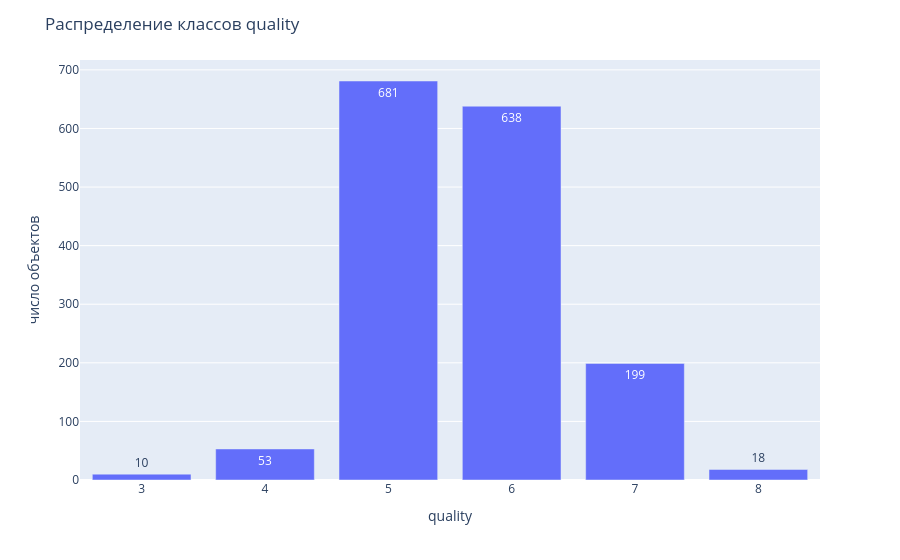
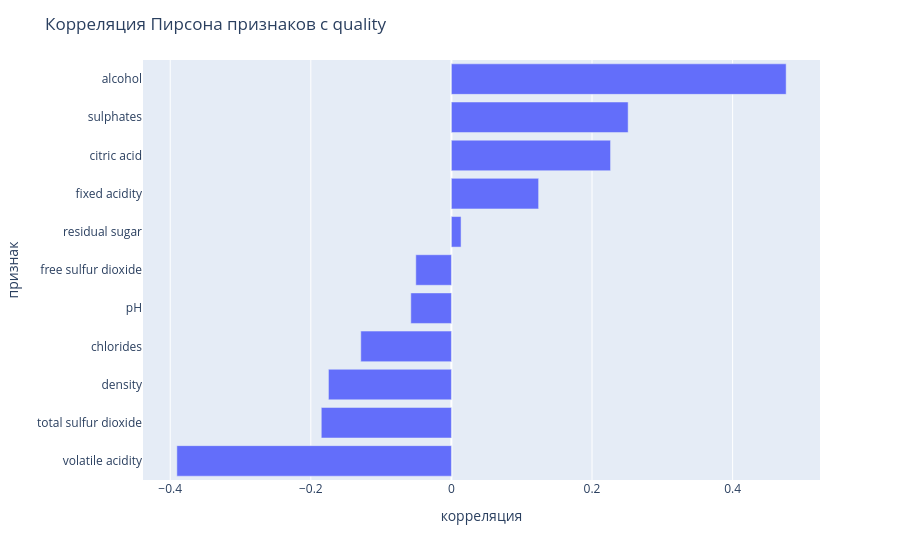

The notebook cell saved with these charts, in order:
### Markdown cell above
## 1.1 Набор данных

UCI Wine Quality (красное вино): 1599 объектов, 11 числовых признаков, категориальных нет. Полный EDA сделан в ml-2 ЛР1, здесь только итог: классы качества и их дисбаланс, связь признаков с `quality`.

### Code cell
import plotly.express as px

from src.data import TARGET, load_raw

df = load_raw()
print(df.shape)

counts = df[TARGET].value_counts().sort_index()
fig = px.bar(x=counts.index.astype(str), y=counts.values, text=counts.values)
fig.update_layout(
    title="Распределение классов quality", xaxis_title="quality", yaxis_title="число объектов"
)
fig.show()

corr = df.corr()[TARGET].drop(TARGET).sort_values()
fig = px.bar(x=corr.values, y=corr.index, orientation="h")
fig.update_layout(
    title="Корреляция Пирсона признаков с quality", xaxis_title="корреляция", yaxis_title="признак"
)
fig.show()

### Figure 1 — Plotly figure (JSON) as saved in the notebook; plotly's stock layout.template omitted (floating-point values rounded to 4 significant figures)
{"data": [{"hovertemplate": "x=%{x}<br>y=%{y}<br>text=%{text}<extra></extra>", "legendgroup": "", "marker": {"color": "#636efa", "pattern": {"shape": ""}}, "name": "", "orientation": "v", "showlegend": false, "text": [10.0, 53.0, 681.0, 638.0, 199.0, 18.0], "textposition": "auto", "type": "bar", "x": ["3", "4", "5", "6", "7", "8"], "xaxis": "x", "y": [10, 53, 681, 638, 199, 18], "yaxis": "y"}], "layout": {"barmode": "relative", "legend": {"tracegroupgap": 0}, "margin": {"t": 60}, "title": {"text": "Распределение классов quality"}, "xaxis": {"anchor": "y", "domain": [0, 1], "title": {"text": "quality"}}, "yaxis": {"anchor": "x", "domain": [0, 1], "title": {"text": "число объектов"}}}}

### Figure 2 — Plotly figure (JSON) as saved in the notebook; plotly's stock layout.template omitted (floating-point values rounded to 4 significant figures)
{"data": [{"hovertemplate": "x=%{x}<br>y=%{y}<extra></extra>", "legendgroup": "", "marker": {"color": "#636efa", "pattern": {"shape": ""}}, "name": "", "orientation": "h", "showlegend": false, "textposition": "auto", "type": "bar", "x": [-0.3906, -0.1851, -0.1749, -0.1289, -0.05773, -0.05066, 0.01373, 0.1241, 0.2264, 0.2514, 0.4762], "xaxis": "x", "y": ["volatile acidity", "total sulfur dioxide", "density", "chlorides", "pH", "free sulfur dioxide", "residual sugar", "fixed acidity", "citric acid", "sulphates", "alcohol"], "yaxis": "y"}], "layout": {"barmode": "relative", "legend": {"tracegroupgap": 0}, "margin": {"t": 60}, "title": {"text": "Корреляция Пирсона признаков с quality"}, "xaxis": {"anchor": "y", "domain": [0, 1], "title": {"text": "корреляция"}}, "yaxis": {"anchor": "x", "domain": [0, 1], "title": {"text": "признак"}}}}
